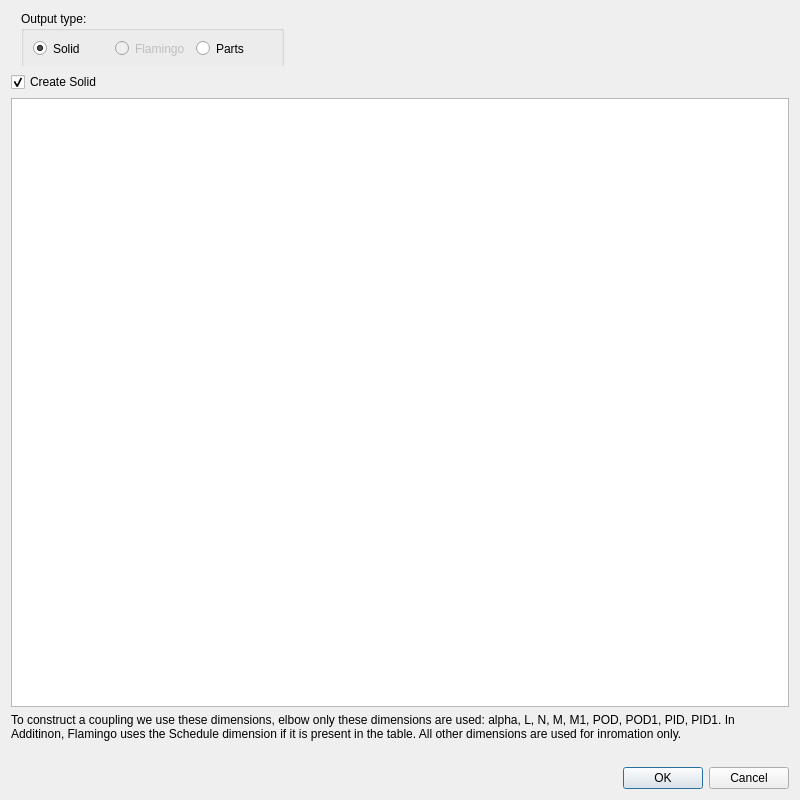
<?xml version="1.0" encoding="UTF-8"?>
<ui version="4.0">
 <class>Dialog</class>
 <widget class="QDialog" name="Dialog">
  <property name="geometry">
   <rect>
    <x>0</x>
    <y>0</y>
    <width>800</width>
    <height>800</height>
   </rect>
  </property>
  <property name="windowTitle">
   <string>Create coupling</string>
  </property>
  <layout class="QVBoxLayout" name="verticalLayout">
   <item>
    <widget class="QWidget" name="horizontalWidget" native="true">
     <property name="minimumSize">
      <size>
       <width>0</width>
       <height>55</height>
      </size>
     </property>
     <property name="layoutDirection">
      <enum>Qt::LeftToRight</enum>
     </property>
     <widget class="QGroupBox" name="groupBox">
      <property name="geometry">
       <rect>
        <x>10</x>
        <y>0</y>
        <width>263</width>
        <height>58</height>
       </rect>
      </property>
      <property name="title">
       <string>Output type:</string>
      </property>
      <layout class="QHBoxLayout" name="horizontalLayout">
       <item>
        <widget class="QRadioButton" name="radioButtonSolid">
         <property name="enabled">
          <bool>true</bool>
         </property>
         <property name="text">
          <string>Solid</string>
         </property>
         <property name="checked">
          <bool>true</bool>
         </property>
        </widget>
       </item>
       <item>
        <widget class="QRadioButton" name="radioButtonFlamingo">
         <property name="enabled">
          <bool>false</bool>
         </property>
         <property name="text">
          <string>Flamingo</string>
         </property>
         <property name="checked">
          <bool>false</bool>
         </property>
        </widget>
       </item>
       <item>
        <widget class="QRadioButton" name="radioButtonParts">
         <property name="text">
          <string>Parts</string>
         </property>
        </widget>
       </item>
      </layout>
     </widget>
    </widget>
   </item>
   <item>
    <widget class="QCheckBox" name="checkBoxCreateSolid">
     <property name="text">
      <string>Create Solid</string>
     </property>
     <property name="checked">
      <bool>true</bool>
     </property>
    </widget>
   </item>
   <item>
    <widget class="QTableView" name="tableViewParts">
     <property name="selectionMode">
      <enum>QAbstractItemView::SingleSelection</enum>
     </property>
     <property name="selectionBehavior">
      <enum>QAbstractItemView::SelectRows</enum>
     </property>
    </widget>
   </item>
   <item>
    <widget class="QLabel" name="labelExplanation">
     <property name="text">
      <string>&lt;html&gt;&lt;head/&gt;&lt;body&gt;&lt;p&gt;To construct a coupling we use these dimensions, elbow only these dimensions are used: alpha, L, N,  M, M1, POD, POD1, PID, PID1. In Additinon, Flamingo uses the Schedule dimension if it is present in the table. All other dimensions are used for inromation only. &lt;/p&gt;&lt;/body&gt;&lt;/html&gt;</string>
     </property>
     <property name="textFormat">
      <enum>Qt::AutoText</enum>
     </property>
     <property name="wordWrap">
      <bool>true</bool>
     </property>
    </widget>
   </item>
   <item>
    <widget class="QLabel" name="labelImage">
     <property name="text">
      <string/>
     </property>
     <property name="pixmap">
      <pixmap>../../../.FreeCAD/Mod/ose-piping-workbench/Resources/images/coupling-dimensions.png</pixmap>
     </property>
     <property name="alignment">
      <set>Qt::AlignCenter</set>
     </property>
    </widget>
   </item>
   <item>
    <widget class="QDialogButtonBox" name="buttonBox">
     <property name="orientation">
      <enum>Qt::Horizontal</enum>
     </property>
     <property name="standardButtons">
      <set>QDialogButtonBox::Cancel|QDialogButtonBox::Ok</set>
     </property>
    </widget>
   </item>
  </layout>
 </widget>
 <resources/>
 <connections>
  <connection>
   <sender>buttonBox</sender>
   <signal>accepted()</signal>
   <receiver>Dialog</receiver>
   <slot>accept()</slot>
   <hints>
    <hint type="sourcelabel">
     <x>248</x>
     <y>254</y>
    </hint>
    <hint type="destinationlabel">
     <x>157</x>
     <y>274</y>
    </hint>
   </hints>
  </connection>
  <connection>
   <sender>buttonBox</sender>
   <signal>rejected()</signal>
   <receiver>Dialog</receiver>
   <slot>reject()</slot>
   <hints>
    <hint type="sourcelabel">
     <x>316</x>
     <y>260</y>
    </hint>
    <hint type="destinationlabel">
     <x>286</x>
     <y>274</y>
    </hint>
   </hints>
  </connection>
 </connections>
</ui>
